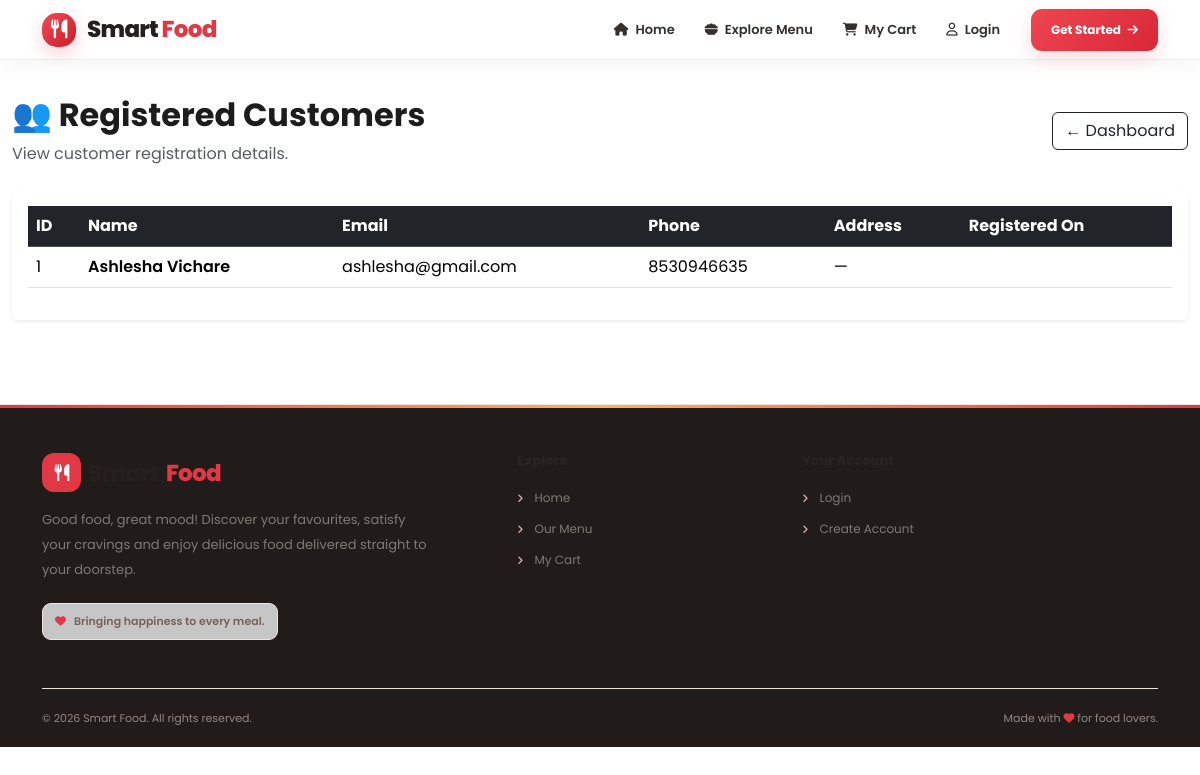
The app's page /admin/customers (signed in) with its own data.
### tables this page shows
CREATE TABLE customers (
                id INTEGER PRIMARY KEY AUTOINCREMENT,
                name TEXT NOT NULL,
                email TEXT UNIQUE NOT NULL,
                password TEXT NOT NULL,
                phone TEXT,
                address TEXT,
                created_at TIMESTAMP DEFAULT CURRENT_TIMESTAMP
            );

### app.py (the view)
@app.route("/admin/customers")
@admin_required
def customers():
    conn = get_db_connection()
    try:
        customer_list = conn.execute("""
            SELECT id, name, email, phone, address
            FROM customers
            ORDER BY id DESC
        """).fetchall()
        return render_template(
            "customers.html",
            customers=customer_list
        )
    finally:
        conn.close()

### app.py (called while the page is built)
def admin_required(view):
    @wraps(view)
    def wrapped(*args, **kwargs):
        if "admin_id" not in session:
            flash("Please login as admin.", "warning")
            return redirect(url_for("admin_login"))
        return view(*args, **kwargs)
    return wrapped

### database.py (called while the page is built)
def get_db_connection():
    conn = sqlite3.connect(DATABASE)
    conn.row_factory = sqlite3.Row
    conn.execute("PRAGMA foreign_keys = ON")
    return conn

### templates/customers.html (shortened to what this page needs)
{% extends "base.html" %}
{% block content %}
<div class="container-fluid py-4">
    <div class="d-flex flex-wrap justify-content-between align-items-center mb-4">
        <div>
            <h2 class="fw-bold">👥 Registered Customers</h2>
            <p class="text-muted mb-0">View customer registration details.</p>
        </div>
        <a href="{{ url_for('admin_dashboard') }}"
           class="btn btn-outline-dark">
            ← Dashboard
        </a>
    </div>
    <div class="card shadow-sm border-0">
        <div class="card-body">
            {% if customers %}
            <div class="table-responsive">
                <table class="table table-hover align-middle">
                    <thead class="table-dark">
                        <tr>
                            <th>ID</th>
                            <th>Name</th>
                            <th>Email</th>
                            <th>Phone</th>
                            <th>Address</th>
                            <th>Registered On</th>
                        </tr>
                    </thead>
                    <tbody>
                        {% for customer in customers %}
                        <tr>
                            <td>{{ customer.id }}</td>
                            <td class="fw-semibold">{{ customer.name }}</td>
                            <td>{{ customer.email }}</td>
                            <td>{{ customer.phone or '—' }}</td>
                            <td>{{ customer.address or '—' }}</td>
                            <td>{{ customer.created_at }}</td>
                        </tr>
                        {% endfor %}
                    </tbody>
                </table>
            </div>
            {% else %}
            <div class="alert alert-info mb-0">
                No registered customers found.
            </div>
            {% endif %}
        </div>
    </div>
</div>
{% endblock %}

### records on screen
customers: id "1", name "Ashlesha Vichare", email "ashlesha@gmail.com", phone "8530946635", address "—"
